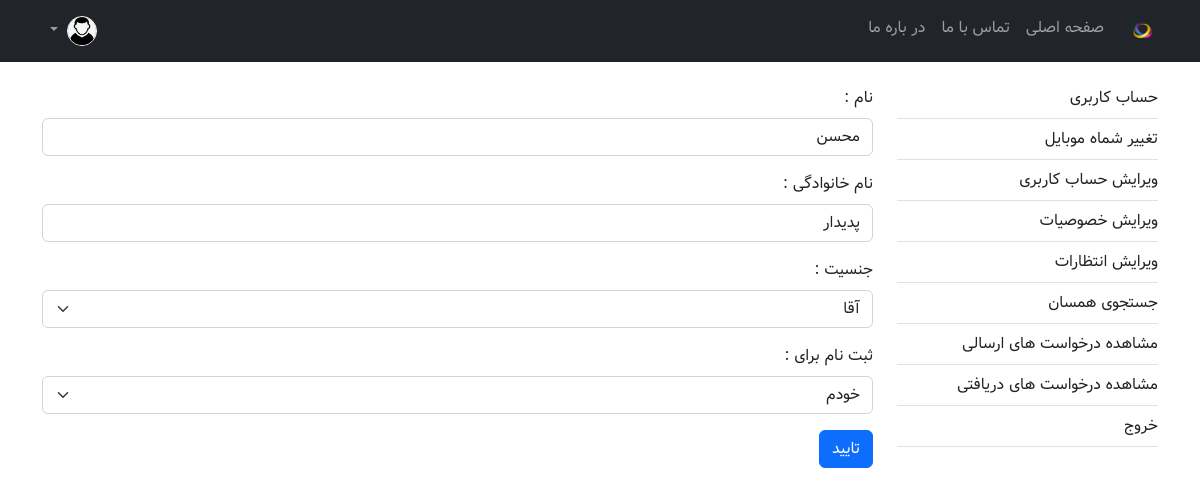
/account/profile_change/ (signed in), run on the app's committed database.
### account/models.py (models this page shows, shortened)
class User(AbstractBaseUser):
    PHONE_REGEX = RegexValidator(
        regex=r"^09\d{9}$", message="شماره موبایل اشتباه میباشد")
    phone = models.CharField(
        "شماره موبایل", max_length=11, unique=True, validators=[PHONE_REGEX])
    first_name = models.CharField("نام", max_length=100)
    last_name = models.CharField("نام خانوادگی", max_length=100)
    gender = models.CharField("جنسیت", max_length=1,
                              choices=GENDER_CHOICES, default="1")
    register_for = models.CharField(
        "ثبت نام برای", max_length=1, choices=REGISTER_FOR_CHOICES, default="1")
    is_active = models.BooleanField("فعال", default=True)
    is_superuser = models.BooleanField("ابرکاربر", default=False)  # superuser
    is_admin = models.BooleanField("رابط", default=False)  # connector
    is_staff = models.BooleanField("کارشناس", default=False)  # expert
    joined_date = models.DateTimeField("تاریخ ثبت نام", auto_now_add=True)
    last_login = models.DateTimeField("تاریخ آخرین ورود", auto_now=True)
    objects = UserManager()
    USERNAME_FIELD = "phone"
    class Meta:
        db_table = "users"
        managed = True
        verbose_name = "کاربر"
        verbose_name_plural = "کاربران"

### account/views.py (the view)
# urls.py: path("account/profile_change/", profile_change_view, name="profile_change"),
def profile_change_view(request):
    template_name = "account/phone_change_verify.html"
    template_title = "تایید شماره موبایل"
    if request.method == "POST":
        form = ProfileChangeForm(instance=request.user, data=request.POST)
        if form.is_valid():
            form.save()
            messages.success(request, "حساب کاربری شما با موفقیت ویرایش شد")
            return redirect("account:profile")
        else:
            messages.error(request, "لطفا اطلاعات خود را بررسی و دوباره تلاش کنید.")
    else:
        form = ProfileChangeForm(instance=request.user)
    context = {"template_title": template_title, "form": form}
    return render(request, template_name, context)

### account/forms.py
class ProfileChangeForm(forms.ModelForm):
    class Meta:
        model = User
        fields = ("first_name", "last_name", "gender", "register_for")
        widgets = {
            "first_name": forms.TextInput(attrs={"class": "form-control"}),
            "last_name": forms.TextInput(attrs={"class": "form-control"}),
            "gender": forms.Select(attrs={"class": "form-select"}),
            "register_for": forms.Select(attrs={"class": "form-select"}),
        }

### templates/account/phone_change_verify.html (shortened to what this page needs)
{% extends "dashboard.html" %}
{% block profile_content %}
<form action="" method="post">
  {% include "snippets/form.html" %}
  <input type="submit" value="تایید" class="btn btn-primary">
</form>
{% endblock profile_content %}

### templates/snippets/form.html (shortened to what this page needs)
{% for field in form %}
<div class="mb-3">
  <label for="{{ field.id_for_label }}" class="form-label">{{ field.label }} :</label>
  {{ field }}
</div>
{% endfor %}

### static/css/main.css (style rules this page uses)
* { font-family: 'Dirooz'; }

### data on the page
User: form "محسن" "پدیدار" "آقا" "خودم"

### other printed values
{{ field.label }} "نام" "نام خانوادگی" "جنسیت" "ثبت نام برای"
